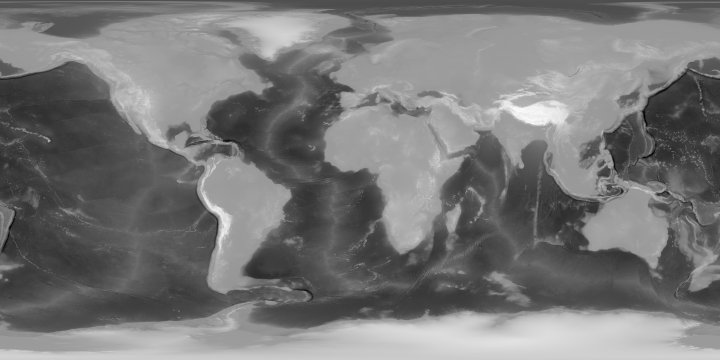
#> input picture assets/examples/elevation.tif, 720 x 360 px
$ python -i retake_screenshots.py   (imports and definitions only)
#> lines starting #> are read from the running program, lines starting #| are printed output that depends on the picture
"""Image steps for retake_screenshots.sh (run with `mamba run -n lm-logo python -I`).

  shot RAW.png OUT.jpg [x0,y0,x1,y1]   optional crop of the raw window capture (raw pixels), then
                                       scale to 1600 px wide, JPEG quality 90 (4:4:4)
  cut SRC.jpg OUT.jpg x0,y0,x1,y1 [WxH] cut a box from a 1600-px screenshot, optionally scaled
"""
import sys

from PIL import Image

WIDTH = 1600
# Pillow quality 90 with full-resolution colour (4:4:4) keeps UI text crisp; it lands near the
# file sizes of the earlier `sips` quality-85 JPEGs.
QUALITY = 90


def box(s):
    return tuple(int(v) for v in s.split(","))


def save(im, out):
    im.convert("RGB").save(out, "JPEG", quality=QUALITY, subsampling=0, optimize=True)
    print(f"{out}: {im.width}x{im.height}")


def shot(raw, out, crop=None):
#> called with raw = '../../../assets/examples/elevation.tif', out = 'out.png'
    im = Image.open(raw)
#> im is the input picture: PIL image 720x360 I; min -8714, max 5724, mean -1897.1
    if crop:
        im = im.crop(box(crop))
    h = round(im.height * WIDTH / im.width)
#> h = 800
    save(im.resize((WIDTH, h), Image.LANCZOS), out)
#> in save, `im.convert("RGB").save(out, "JPEG", quality=QUALITY, subsampling=0, op..`:
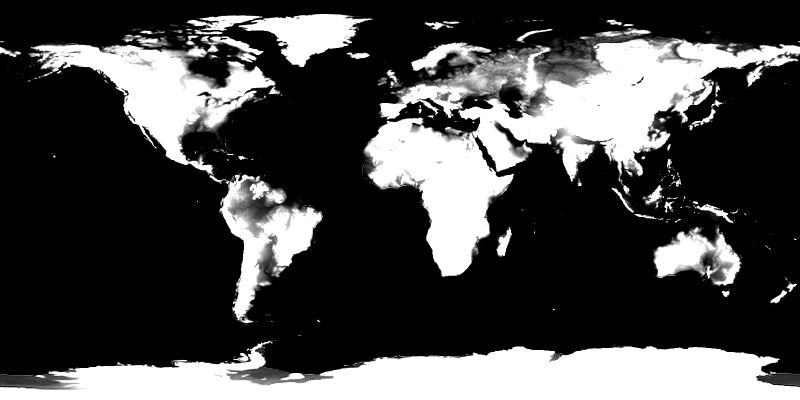
#> saved as out.png: PIL image 1600x800 RGB (shown at 1/2 size); min 0, max 255, mean 73.3
#| out.png: 1600x800


def cut(src, out, b, size=None):
    im = Image.open(src).crop(box(b))
    if size:
        w, h = (int(v) for v in size.lower().split("x"))
        im = im.resize((w, h), Image.LANCZOS)
    save(im, out)


# [3 lines not run here, left out]

>>> result = shot('../../../assets/examples/elevation.tif', 'out.png')
